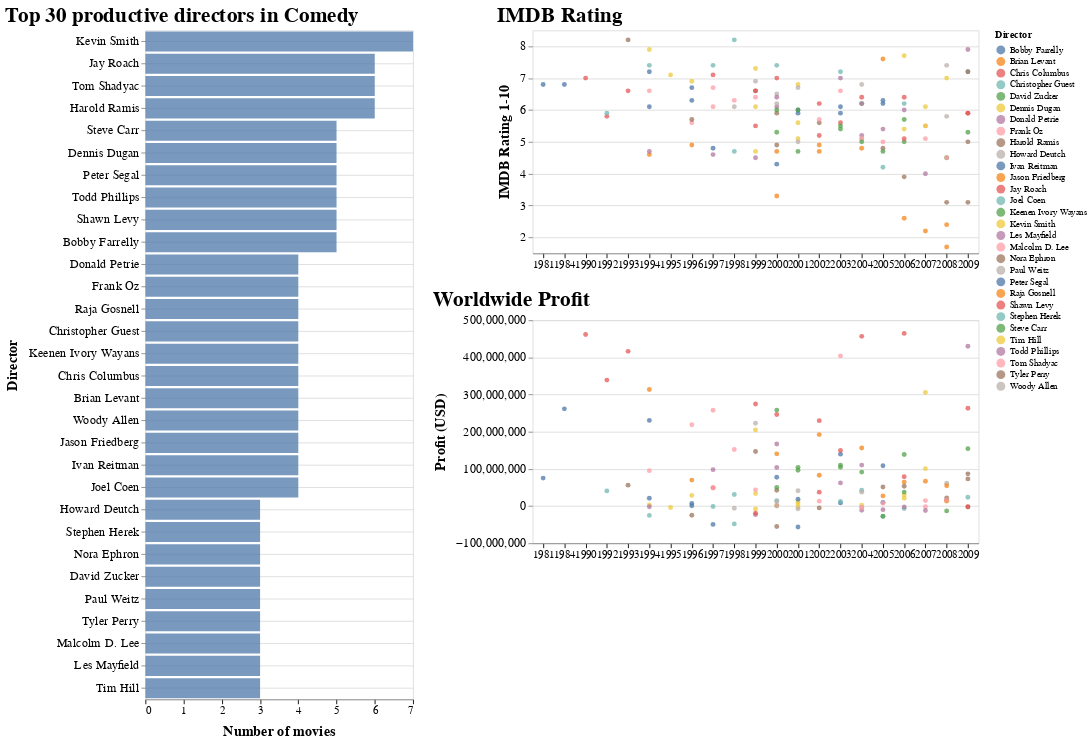

Notebook code for this chart:
### Code cell
make_text_plot2(genre = 'Comedy', year = (1933, 2010))

### Figure 1 — Vega-Lite specification as saved in the notebook (floating-point values rounded to 4 significant figures)
{"$schema": "https://vega.github.io/schema/vega-lite/v3.4.0.json", "config": {"axisX": {"domain": true, "domainWidth": 1, "grid": false, "gridColor": "#DEDDDD", "labelAngle": 0, "labelFont": "Arial", "labelFontSize": 12, "tickColor": "#000000", "tickSize": 5, "title": "X Axis Title (units)", "titleFont": "Arial", "titleFontSize": 16, "titlePadding": 10}, "axisY": {"domain": false, "grid": true, "gridColor": "#DEDDDD", "gridWidth": 1, "labelAngle": 0, "labelFont": "Arial", "labelFontSize": 14, "title": "Y Axis Title (units)", "titleFont": "Arial", "titleFontSize": 16, "titlePadding": 10}, "title": {"anchor": "start", "font": "Arial", "fontColor": "#000000", "fontSize": 24}, "view": {"height": 300, "width": 400}}, "datasets": {"data-90e56c51c5004c311c907a353644c1c8": [{"Count": 6, "Director": "Tom Shadyac", "IMDB_Rating": 6.6, "MPAA_Rating": "PG-13", "Major_Genre": "Comedy", "Profit": 95217396, "Title": "Ace Ventura: Pet Detective", "Year": 1994}, {"Count": 6, "Director": "Tom Shadyac", "IMDB_Rating": 5.6, "MPAA_Rating": "PG-13", "Major_Genre": "Comedy", "Profit": 218814019, "Title": "The Nutty Professor", "Year": 1996}, {"Count": 6, "Director": "Tom Shadyac", "IMDB_Rating": 5.5, "MPAA_Rating": "PG", "Major_Genre": "Comedy", "Profit": -1780720, "Title": "Evan Almighty", "Year": 2007}, {"Count": 6, "Director": "Tom Shadyac", "IMDB_Rating": 6.6, "MPAA_Rating": "PG-13", "Major_Genre": "Comedy", "Profit": 404004995, "Title": "Bruce Almighty", "Year": 2003}, {"Count": 6, "Director": "Tom Shadyac", "IMDB_Rating": 6.7, "MPAA_Rating": "PG-13", "Major_Genre": "Comedy", "Profit": 257710615, "Title": "Liar Liar", "Year": 1997}, {"Count": 6, "Director": "Tom Shadyac", "IMDB_Rating": 6.3, "MPAA_Rating": "PG-13", "Major_Genre": "Comedy", "Profit": 152200000, "Title": "Patch Adams", "Year": 1998}, {"Count": 7, "Director": "Kevin Smith", "IMDB_Rating": 7.9, "MPAA_Rating": "R", "Major_Genre": "Comedy", "Profit": 3046428, "Title": "Clerks", "Year": 1994}, {"Count": 7, "Director": "Kevin Smith", "IMDB_Rating": 7.1, "MPAA_Rating": "R", "Major_Genre": "Comedy", "Profit": -3991633, "Title": "Mallrats", "Year": 1995}, {"Count": 7, "Director": "Kevin Smith", "IMDB_Rating": 7.7, "MPAA_Rating": "R", "Major_Genre": "Comedy", "Profit": 20894473, "Title": "Clerks II", "Year": 2006}, {"Count": 7, "Director": "Kevin Smith", "IMDB_Rating": 7.3, "MPAA_Rating": "R", "Major_Genre": "Comedy", "Profit": 33948865, "Title": "Dogma", "Year": 1999}, {"Count": 7, "Director": "Kevin Smith", "IMDB_Rating": 6.2, "MPAA_Rating": "PG-13", "Major_Genre": "Comedy", "Profit": 2066129, "Title": "Jersey Girl", "Year": 2004}, {"Count": 7, "Director": "Kevin Smith", "IMDB_Rating": 6.8, "MPAA_Rating": "R", "Major_Genre": "Comedy", "Profit": 11762400, "Title": "Jay and Silent Bob Strike Back", "Year": 2001}, {"Count": 7, "Director": "Kevin Smith", "IMDB_Rating": 7, "MPAA_Rating": "R", "Major_Genre": "Comedy", "Profit": 12851125, "Title": "Zack and Miri Make a Porno", "Year": 2008}, {"Count": 5, "Director": "Bobby Farrelly", "IMDB_Rating": 7.2, "MPAA_Rating": "PG-13", "Major_Genre": "Comedy", "Profit": 230400000, "Title": "Dumb & Dumber", "Year": 1994}, {"Count": 5, "Director": "Bobby Farrelly", "IMDB_Rating": 6.7, "MPAA_Rating": "R", "Major_Genre": "Comedy", "Profit": 7223424, "Title": "Kingpin", "Year": 1996}, {"Count": 5, "Director": "Bobby Farrelly", "IMDB_Rating": 6.3, "MPAA_Rating": "PG-13", "Major_Genre": "Comedy", "Profit": 10071069, "Title": "Fever Pitch", "Year": 2005}, {"Count": 5, "Director": "Bobby Farrelly", "IMDB_Rating": 6, "MPAA_Rating": "PG", "Major_Genre": "Comedy", "Profit": -56403089, "Title": "Osmosis Jones", "Year": 2001}, {"Count": 5, "Director": "Bobby Farrelly", "IMDB_Rating": 5.9, "MPAA_Rating": "PG-13", "Major_Genre": "Comedy", "Profit": 8537164, "Title": "Stuck On You", "Year": 2003}, {"Count": 4, "Director": "Brian Levant", "IMDB_Rating": 4.6, "MPAA_Rating": "PG", "Major_Genre": "Comedy", "Profit": 313500000, "Title": "The Flintstones", "Year": 1994}, {"Count": 4, "Director": "Brian Levant", "IMDB_Rating": 4.9, "MPAA_Rating": "PG", "Major_Genre": "Comedy", "Profit": 69832389, "Title": "Jingle All the Way", "Year": 1996}, {"Count": 4, "Director": "Brian Levant", "IMDB_Rating": 4.9, "MPAA_Rating": "PG", "Major_Genre": "Comedy", "Profit": 83010692, "Title": "Snow Dogs", "Year": 2002}, {"Count": 4, "Director": "Brian Levant", "IMDB_Rating": 3.3, "MPAA_Rating": "PG", "Major_Genre": "Comedy", "Profit": 1431365, "Title": "The Flintstones in Viva Rock Vegas", "Year": 2000}, {"Count": 4, "Director": "Ivan Reitman", "IMDB_Rating": 6.8, "MPAA_Rating": "PG", "Major_Genre": "Comedy", "Profit": 261632124, "Title": "Ghostbusters", "Year": 1984}, {"Count": 4, "Director": "Ivan Reitman", "IMDB_Rating": 6.8, "MPAA_Rating": "R", "Major_Genre": "Comedy", "Profit": 75300000, "Title": "Stripes", "Year": 1981}, {"Count": 4, "Director": "Ivan Reitman", "IMDB_Rating": 5.9, "MPAA_Rating": "PG-13", "Major_Genre": "Comedy", "Profit": 18341932, "Title": "Evolution", "Year": 2001}, {"Count": 4, "Director": "Ivan Reitman", "IMDB_Rating": 4.8, "MPAA_Rating": "PG-13", "Major_Genre": "Comedy", "Profit": -49318920, "Title": "Father's Day", "Year": 1997}, {"Count": 6, "Director": "Harold Ramis", "IMDB_Rating": 8.2, "MPAA_Rating": "PG", "Major_Genre": "Comedy", "Profit": 56306973, "Title": "Groundhog Day", "Year": 1993}, {"Count": 6, "Director": "Harold Ramis", "IMDB_Rating": 5.7, "MPAA_Rating": "PG-13", "Major_Genre": "Comedy", "Profit": -24866674, "Title": "Multiplicity", "Year": 1996}, {"Count": 6, "Director": "Harold Ramis", "IMDB_Rating": 5.6, "MPAA_Rating": "R", "Major_Genre": "Comedy", "Profit": -5005243, "Title": "Analyze That", "Year": 2002}, {"Count": 6, "Director": "Harold Ramis", "IMDB_Rating": 6.6, "MPAA_Rating": "R", "Major_Genre": "Comedy", "Profit": 146885658, "Title": "Analyze This", "Year": 1999}, {"Count": 6, "Director": "Harold Ramis", "IMDB_Rating": 5.9, "MPAA_Rating": "PG-13", "Major_Genre": "Comedy", "Profit": 42376224, "Title": "Bedazzled", "Year": 2000}, {"Count": 6, "Director": "Harold Ramis", "IMDB_Rating": 5, "MPAA_Rating": "PG-13", "Major_Genre": "Comedy", "Profit": -2395277, "Title": "Year One", "Year": 2009}, {"Count": 4, "Director": "Chris Columbus", "IMDB_Rating": 5.8, "MPAA_Rating": "PG", "Major_Genre": "Comedy", "Profit": 338994850, "Title": "Home Alone 2: Lost in New York", "Year": 1992}, {"Count": 4, "Director": "Chris Columbus", "IMDB_Rating": 7, "MPAA_Rating": "PG", "Major_Genre": "Comedy", "Profit": 461684675, "Title": "Home Alone", "Year": 1990}, {"Count": 4, "Director": "Chris Columbus", "IMDB_Rating": 6.6, "MPAA_Rating": "PG-13", "Major_Genre": "Comedy", "Profit": 416286003, "Title": "Mrs. Doubtfire", "Year": 1993}, {"Count": 4, "Director": "Chris Columbus", "IMDB_Rating": 5.9, "MPAA_Rating": "PG-13", "Major_Genre": "Comedy", "Profit": -1617462, "Title": "I Love You, Beth Cooper", "Year": 2009}, {"Count": 5, "Director": "Dennis Dugan", "IMDB_Rating": 6.9, "MPAA_Rating": "PG-13", "Major_Genre": "Comedy", "Profit": 28623460, "Title": "Happy Gilmore", "Year": 1996}, {"Count": 5, "Director": "Dennis Dugan", "IMDB_Rating": 4.7, "MPAA_Rating": "PG-13", "Major_Genre": "Comedy", "Profit": 204779795, "Title": "Big Daddy", "Year": 1999}, {"Count": 5, "Director": "Dennis Dugan", "IMDB_Rating": 5.4, "MPAA_Rating": "PG-13", "Major_Genre": "Comedy", "Profit": 29843754, "Title": "The Benchwarmers", "Year": 2006}, {"Count": 5, "Director": "Dennis Dugan", "IMDB_Rating": 6.1, "MPAA_Rating": "PG-13", "Major_Genre": "Comedy", "Profit": 100708462, "Title": "I Now Pronounce You Chuck and Larry", "Year": 2007}, {"Count": 5, "Director": "Dennis Dugan", "IMDB_Rating": 5.6, "MPAA_Rating": "R", "Major_Genre": "Comedy", "Profit": -2648431, "Title": "Saving Silverman", "Year": 2001}, {"Count": 4, "Director": "Joel Coen", "IMDB_Rating": 7.4, "MPAA_Rating": "PG", "Major_Genre": "Comedy", "Profit": -25061851, "Title": "The Hudsucker Proxy", "Year": 1994}, {"Count": 4, "Director": "Joel Coen", "IMDB_Rating": 7.2, "MPAA_Rating": "R", "Major_Genre": "Comedy", "Profit": 23710147, "Title": "A Serious Man", "Year": 2009}, {"Count": 4, "Director": "Joel Coen", "IMDB_Rating": 8.2, "MPAA_Rating": "R", "Major_Genre": "Comedy", "Profit": 31189568, "Title": "The Big Lebowski", "Year": 1998}, {"Count": 4, "Director": "Joel Coen", "IMDB_Rating": 6.2, "MPAA_Rating": "R", "Major_Genre": "Comedy", "Profit": 42692139, "Title": "The Ladykillers", "Year": 2004}, {"Count": 3, "Director": "Stephen Herek", "IMDB_Rating": 5.9, "MPAA_Rating": "PG", "Major_Genre": "Comedy", "Profit": 40752337, "Title": "The Mighty Ducks", "Year": 1992}, {"Count": 3, "Director": "Stephen Herek", "IMDB_Rating": 4.7, "MPAA_Rating": "PG", "Major_Genre": "Comedy", "Profit": -47930281, "Title": "Holy Man", "Year": 1998}, {"Count": 3, "Director": "Stephen Herek", "IMDB_Rating": 4.2, "MPAA_Rating": "PG-13", "Major_Genre": "Comedy", "Profit": -27900294, "Title": "Man of the House", "Year": 2005}, {"Count": 5, "Director": "Peter Segal", "IMDB_Rating": 6.1, "MPAA_Rating": "PG-13", "Major_Genre": "Comedy", "Profit": 21041856, "Title": "Naked Gun 33 1/3: The Final Insult", "Year": 1994}, {"Count": 5, "Director": "Peter Segal", "IMDB_Rating": 6.1, "MPAA_Rating": "PG-13", "Major_Genre": "Comedy", "Profit": 139660942, "Title": "Anger Management", "Year": 2003}, {"Count": 5, "Director": "Peter Segal", "IMDB_Rating": 6.2, "MPAA_Rating": "PG-13", "Major_Genre": "Comedy", "Profit": 108320568, "Title": "The Longest Yard", "Year": 2005}, {"Count": 5, "Director": "Peter Segal", "IMDB_Rating": 6.3, "MPAA_Rating": "PG-13", "Major_Genre": "Comedy", "Profit": 831846, "Title": "My Fellow Americans", "Year": 1996}, {"Count": 5, "Director": "Peter Segal", "IMDB_Rating": 4.3, "MPAA_Rating": "PG-13", "Major_Genre": "Comedy", "Profit": 77600000, "Title": "Nutty Professor II: The Klumps", "Year": 2000}, {"Count": 4, "Director": "Donald Petrie", "IMDB_Rating": 4.7, "MPAA_Rating": "PG", "Major_Genre": "Comedy", "Profit": -1912244, "Title": "Ri¢hie Ri¢h", "Year": 1994}, {"Count": 4, "Director": "Donald Petrie", "IMDB_Rating": 6.1, "MPAA_Rating": "PG-13", "Major_Genre": "Comedy", "Profit": 167100000, "Title": "Miss Congeniality", "Year": 2000}, {"Count": 4, "Director": "Donald Petrie", "IMDB_Rating": 5.2, "MPAA_Rating": "PG-13", "Major_Genre": "Comedy", "Profit": -11530572, "Title": "Welcome to Mooseport", "Year": 2004}, {"Count": 4, "Director": "Donald Petrie", "IMDB_Rating": 4.5, "MPAA_Rating": "PG", "Major_Genre": "Comedy", "Profit": -23149899, "Title": "My Favorite Martian", "Year": 1999}, {"Count": 4, "Director": "Christopher Guest", "IMDB_Rating": 7.4, "MPAA_Rating": "R", "Major_Genre": "Comedy", "Profit": -1077012, "Title": "Waiting for Guffman", "Year": 1997}, {"Count": 4, "Director": "Christopher Guest", "IMDB_Rating": 7.4, "MPAA_Rating": "PG-13", "Major_Genre": "Comedy", "Profit": 14695413, "Title": "Best in Show", "Year": 2000}, {"Count": 4, "Director": "Christopher Guest", "IMDB_Rating": 6.2, "MPAA_Rating": "PG-13", "Major_Genre": "Comedy", "Profit": -6450077, "Title": "For Your Consideration", "Year": 2006}, {"Count": 4, "Director": "Christopher Guest", "IMDB_Rating": 7.2, "MPAA_Rating": "PG-13", "Major_Genre": "Comedy", "Profit": 12552708, "Title": "A Mighty Wind", "Year": 2003}, {"Count": 3, "Director": "Howard Deutch", "IMDB_Rating": 5.1, "MPAA_Rating": "PG-13", "Major_Genre": "Comedy", "Profit": -3676031, "Title": "The Whole Ten Yards", "Year": 2004}, {"Count": 3, "Director": "Howard Deutch", "IMDB_Rating": 5.8, "MPAA_Rating": "R", "Major_Genre": "Comedy", "Profit": 14787111, "Title": "My Best Friend's Girl", "Year": 2008}, {"Count": 3, "Director": "Howard Deutch", "IMDB_Rating": 6.2, "MPAA_Rating": "PG-13", "Major_Genre": "Comedy", "Profit": 54511, "Title": "The Replacements", "Year": 2000}, {"Count": 3, "Director": "Tim Hill", "IMDB_Rating": 5.5, "MPAA_Rating": "PG", "Major_Genre": "Comedy", "Profit": 305578644, "Title": "Alvin and the Chipmunks", "Year": 2007}, {"Count": 3, "Director": "Tim Hill", "IMDB_Rating": 5.1, "MPAA_Rating": "PG", "Major_Genre": "Comedy", "Profit": 5292381, "Title": "Max Keeble's Big Move", "Year": 2001}, {"Count": 3, "Director": "Tim Hill", "IMDB_Rating": 6.1, "MPAA_Rating": "G", "Major_Genre": "Comedy", "Profit": -7695214, "Title": "Muppets From Space", "Year": 1999}, {"Count": 3, "Director": "David Zucker", "IMDB_Rating": 4.5, "MPAA_Rating": "PG-13", "Major_Genre": "Comedy", "Profit": -12986809, "Title": "An American Carol", "Year": 2008}, {"Count": 3, "Director": "David Zucker", "IMDB_Rating": 5.4, "MPAA_Rating": "PG-13", "Major_Genre": "Comedy", "Profit": 110200000, "Title": "Scary Movie 3", "Year": 2003}, {"Count": 3, "Director": "David Zucker", "IMDB_Rating": 5, "MPAA_Rating": "PG-13", "Major_Genre": "Comedy", "Profit": 138710620, "Title": "Scary Movie 4", "Year": 2006}, {"Count": 3, "Director": "Paul Weitz", "IMDB_Rating": 6.9, "MPAA_Rating": "R", "Major_Genre": "Comedy", "Profit": 222800000, "Title": "American Pie", "Year": 1999}, {"Count": 3, "Director": "Paul Weitz", "IMDB_Rating": 5, "MPAA_Rating": "PG-13", "Major_Genre": "Comedy", "Profit": 41172251, "Title": "Down to Earth", "Year": 2001}, {"Count": 3, "Director": "Paul Weitz", "IMDB_Rating": 6.8, "MPAA_Rating": "PG-13", "Major_Genre": "Comedy", "Profit": 37489752, "Title": "In Good Company", "Year": 2004}, {"Count": 6, "Director": "Jay Roach", "IMDB_Rating": 6.6, "MPAA_Rating": "PG-13", "Major_Genre": "Comedy", "Profit": 274600000, "Title": "Austin Powers: The Spy Who Shagged Me", "Year": 1999}, {"Count": 6, "Director": "Jay Roach", "IMDB_Rating": 6.2, "MPAA_Rating": "PG-13", "Major_Genre": "Comedy", "Profit": 229738626, "Title": "Austin Powers in Goldmember", "Year": 2002}, {"Count": 6, "Director": "Jay Roach", "IMDB_Rating": 7.1, "MPAA_Rating": "PG-13", "Major_Genre": "Comedy", "Profit": 49683989, "Title": "Austin Powers: International Man of Mystery", "Year": 1997}, {"Count": 6, "Director": "Jay Roach", "IMDB_Rating": 6.4, "MPAA_Rating": "PG-13", "Major_Genre": "Comedy", "Profit": 456567575, "Title": "Meet the Fockers", "Year": 2004}, {"Count": 6, "Director": "Jay Roach", "IMDB_Rating": 7, "MPAA_Rating": "PG-13", "Major_Genre": "Comedy", "Profit": 246500000, "Title": "Meet the Parents", "Year": 2000}, {"Count": 6, "Director": "Jay Roach", "IMDB_Rating": 5.5, "MPAA_Rating": "R", "Major_Genre": "Comedy", "Profit": -19108377, "Title": "Mystery, Alaska", "Year": 1999}, {"Count": 5, "Director": "Shawn Levy", "IMDB_Rating": 5.2, "MPAA_Rating": "PG", "Major_Genre": "Comedy", "Profit": 37375275, "Title": "Big Fat Liar", "Year": 2002}, {"Count": 5, "Director": "Shawn Levy", "IMDB_Rating": 5.6, "MPAA_Rating": "PG", "Major_Genre": "Comedy", "Profit": 149714544, "Title": "Cheaper by the Dozen", "Year": 2003}, {"Count": 5, "Director": "Shawn Levy", "IMDB_Rating": 6.4, "MPAA_Rating": "PG", "Major_Genre": "Comedy", "Profit": 464480841, "Title": "Night at the Museum", "Year": 2006}, {"Count": 5, "Director": "Shawn Levy", "IMDB_Rating": 5.9, "MPAA_Rating": "PG", "Major_Genre": "Comedy", "Profit": 263054631, "Title": "Night at the Museum: Battle of the Smithsonian", "Year": 2009}, {"Count": 5, "Director": "Shawn Levy", "IMDB_Rating": 5.1, "MPAA_Rating": "PG", "Major_Genre": "Comedy", "Profit": 78926474, "Title": "The Pink Panther", "Year": 2006}, {"Count": 4, "Director": "Raja Gosnell", "IMDB_Rating": 4.7, "MPAA_Rating": "PG-13", "Major_Genre": "Comedy", "Profit": 140559438, "Title": "Big Momma's House", "Year": 2000}, {"Count": 4, "Director": "Raja Gosnell", "IMDB_Rating": 4.8, "MPAA_Rating": "PG", "Major_Genre": "Comedy", "Profit": 156185387, "Title": "Scooby-Doo 2: Monsters Unleashed", "Year": 2004}, {"Count": 4, "Director": "Raja Gosnell", "IMDB_Rating": 4.7, "MPAA_Rating": "PG", "Major_Genre": "Comedy", "Profit": 192294164, "Title": "Scooby-Doo", "Year": 2002}, {"Count": 4, "Director": "Raja Gosnell", "IMDB_Rating": 7.6, "MPAA_Rating": "PG", "Major_Genre": "Comedy", "Profit": 27359917, "Title": "Yours, Mine and Ours", "Year": 2005}, {"Count": 4, "Director": "Frank Oz", "IMDB_Rating": 6.4, "MPAA_Rating": "PG-13", "Major_Genre": "Comedy", "Profit": 43699769, "Title": "Bowfinger", "Year": 1999}, {"Count": 4, "Director": "Frank Oz", "IMDB_Rating": 5.1, "MPAA_Rating": "R", "Major_Genre": "Comedy", "Profit": 14743644, "Title": "Death at a Funeral", "Year": 2007}, {"Count": 4, "Director": "Frank Oz", "IMDB_Rating": 6.1, "MPAA_Rating": "PG-13", "Major_Genre": "Comedy", "Profit": 48226569, "Title": "In & Out", "Year": 1997}, {"Count": 4, "Director": "Frank Oz", "IMDB_Rating": 5.1, "MPAA_Rating": "PG-13", "Major_Genre": "Comedy", "Profit": -3778029, "Title": "The Stepford Wives", "Year": 2004}, {"Count": 3, "Director": "Nora Ephron", "IMDB_Rating": 4.8, "MPAA_Rating": "PG-13", "Major_Genre": "Comedy", "Profit": 51413159, "Title": "Bewitched", "Year": 2005}, {"Count": 3, "Director": "Nora Ephron", "IMDB_Rating": 7.2, "MPAA_Rating": "PG-13", "Major_Genre": "Comedy", "Profit": 86646119, "Title": "Julie & Julia", "Year": 2009}, {"Count": 3, "Director": "Nora Ephron", "IMDB_Rating": 4.9, "MPAA_Rating": "R", "Major_Genre": "Comedy", "Profit": -54985766, "Title": "Lucky Numbers", "Year": 2000}, {"Count": 4, "Director": "Woody Allen", "IMDB_Rating": 6.1, "MPAA_Rating": "R", "Major_Genre": "Comedy", "Profit": -5800000, "Title": "Celebrity", "Year": 1998}, {"Count": 4, "Director": "Woody Allen", "IMDB_Rating": 6.7, "MPAA_Rating": "PG-13", "Major_Genre": "Comedy", "Profit": -7503478, "Title": "The Curse of the Jade Scorpion", "Year": 2001}, {"Count": 4, "Director": "Woody Allen", "IMDB_Rating": 7.4, "MPAA_Rating": "PG-13", "Major_Genre": "Comedy", "Profit": 61213577, "Title": "Vicky Cristina Barcelona", "Year": 2008}, {"Count": 4, "Director": "Woody Allen", "IMDB_Rating": 6.5, "MPAA_Rating": "PG", "Major_Genre": "Comedy", "Profit": 11934477, "Title": "Small Time Crooks", "Year": 2000}, {"Count": 3, "Director": "Les Mayfield", "IMDB_Rating": 4, "MPAA_Rating": "PG-13", "Major_Genre": "Comedy", "Profit": -11864976, "Title": "Code Name: The Cleaner", "Year": 2007}, {"Count": 3, "Director": "Les Mayfield", "IMDB_Rating": 4.6, "MPAA_Rating": "PG", "Major_Genre": "Comedy", "Profit": 97993801, "Title": "Flubber", "Year": 1997}, {"Count": 3, "Director": "Les Mayfield", "IMDB_Rating": 5.4, "MPAA_Rating": "PG-13", "Major_Genre": "Comedy", "Profit": -9606304, "Title": "The Man", "Year": 2005}, {"Count": 5, "Director": "Steve Carr", "IMDB_Rating": 5.5, "MPAA_Rating": "PG", "Major_Genre": "Comedy", "Profit": 104285587, "Title": "Daddy Day Care", "Year": 2003}, {"Count": 5, "Director": "Steve Carr", "IMDB_Rating": 6, "MPAA_Rating": "PG", "Major_Genre": "Comedy", "Profit": 104101721, "Title": "Doctor Dolittle 2", "Year": 2001}, {"Count": 5, "Director": "Steve Carr", "IMDB_Rating": 5.3, "MPAA_Rating": "R", "Major_Genre": "Comedy", "Profit": 50175307, "Title": "Next Friday", "Year": 2000}, {"Count": 5, "Director": "Steve Carr", "IMDB_Rating": 5.3, "MPAA_Rating": "PG", "Major_Genre": "Comedy", "Profit": 154449670, "Title": "Paul Blart: Mall Cop", "Year": 2009}, {"Count": 5, "Director": "Steve Carr", "IMDB_Rating": 4.7, "MPAA_Rating": "PG", "Major_Genre": "Comedy", "Profit": -27507986, "Title": "Rebound", "Year": 2005}, {"Count": 4, "Director": "Jason Friedberg", "IMDB_Rating": 2.6, "MPAA_Rating": "PG-13", "Major_Genre": "Comedy", "Profit": 64548426, "Title": "Date Movie", "Year": 2006}, {"Count": 4, "Director": "Jason Friedberg", "IMDB_Rating": 1.7, "MPAA_Rating": "PG-13", "Major_Genre": "Comedy", "Profit": 14690901, "Title": "Disaster Movie", "Year": 2008}, {"Count": 4, "Director": "Jason Friedberg", "IMDB_Rating": 2.2, "MPAA_Rating": "PG-13", "Major_Genre": "Comedy", "Profit": 66858578, "Title": "Epic Movie", "Year": 2007}, {"Count": 4, "Director": "Jason Friedberg", "IMDB_Rating": 2.4, "MPAA_Rating": "PG-13", "Major_Genre": "Comedy", "Profit": 54646831, "Title": "Meet the Spartans", "Year": 2008}, {"Count": 3, "Director": "Tyler Perry", "IMDB_Rating": 3.9, "MPAA_Rating": "PG-13", "Major_Genre": "Comedy", "Profit": 53308879, "Title": "Madea's Family Reunion", "Year": 2006}, {"Count": 3, "Director": "Tyler Perry", "IMDB_Rating": 3.1, "MPAA_Rating": "PG-13", "Major_Genre": "Comedy", "Profit": 21975388, "Title": "Meet the Browns", "Year": 2008}, {"Count": 3, "Director": "Tyler Perry", "IMDB_Rating": 3.1, "MPAA_Rating": "PG-13", "Major_Genre": "Comedy", "Profit": 73008336, "Title": "Madea Goes To Jail", "Year": 2009}, {"Count": 5, "Director": "Todd Phillips", "IMDB_Rating": 7.9, "MPAA_Rating": "R", "Major_Genre": "Comedy", "Profit": 430132119, "Title": "The Hangover", "Year": 2009}, {"Count": 5, "Director": "Todd Phillips", "IMDB_Rating": 6.2, "MPAA_Rating": "PG-13", "Major_Genre": "Comedy", "Profit": 110200225, "Title": "Starsky & Hutch", "Year": 2004}, {"Count": 5, "Director": "Todd Phillips", "IMDB_Rating": 7, "MPAA_Rating": "R", "Major_Genre": "Comedy", "Profit": 62325829, "Title": "Old School", "Year": 2003}, {"Count": 5, "Director": "Todd Phillips", "IMDB_Rating": 6.4, "MPAA_Rating": "R", "Major_Genre": "Comedy", "Profit": 103739110, "Title": "Road Trip", "Year": 2000}, {"Count": 5, "Director": "Todd Phillips", "IMDB_Rating": 6, "MPAA_Rating": "PG-13", "Major_Genre": "Comedy", "Profit": -2192431, "Title": "School for Scoundrels", "Year": 2006}, {"Count": 4, "Director": "Keenen Ivory Wayans", "IMDB_Rating": 5.7, "MPAA_Rating": "PG-13", "Major_Genre": "Comedy", "Profit": 37636047, "Title": "Little Man", "Year": 2006}, {"Count": 4, "Director": "Keenen Ivory Wayans", "IMDB_Rating": 4.7, "MPAA_Rating": "R", "Major_Genre": "Comedy", "Profit": 96189101, "Title": "Scary Movie 2", "Year": 2001}, {"Count": 4, "Director": "Keenen Ivory Wayans", "IMDB_Rating": 6, "MPAA_Rating": "R", "Major_Genre": "Comedy", "Profit": 258200000, "Title": "Scary Movie", "Year": 2000}, {"Count": 4, "Director": "Keenen Ivory Wayans", "IMDB_Rating": 5, "MPAA_Rating": "PG-13", "Major_Genre": "Comedy", "Profit": 91448997, "Title": "White Chicks", "Year": 2004}, {"Count": 3, "Director": "Malcolm D. Lee", "IMDB_Rating": 5, "MPAA_Rating": "PG-13", "Major_Genre": "Comedy", "Profit": 7500866, "Title": "Roll Bounce", "Year": 2005}, {"Count": 3, "Director": "Malcolm D. Lee", "IMDB_Rating": 5.7, "MPAA_Rating": "PG-13", "Major_Genre": "Comedy", "Profit": 13230435, "Title": "Undercover Brother", "Year": 2002}, {"Count": 3, "Director": "Malcolm D. Lee", "IMDB_Rating": 4.5, "MPAA_Rating": "PG-13", "Major_Genre": "Comedy", "Profit": 16107627, "Title": "Welcome Home Roscoe Jenkins", "Year": 2008}], "data-ac757487762b5f28f49e244ee39ae42f": [{"Count": 7, "Director": "Kevin Smith"}, {"Count": 6, "Director": "Jay Roach"}, {"Count": 6, "Director": "Tom Shadyac"}, {"Count": 6, "Director": "Harold Ramis"}, {"Count": 5, "Director": "Steve Carr"}, {"Count": 5, "Director": "Dennis Dugan"}, {"Count": 5, "Director": "Peter Segal"}, {"Count": 5, "Director": "Todd Phillips"}, {"Count": 5, "Director": "Shawn Levy"}, {"Count": 5, "Director": "Bobby Farrelly"}, {"Count": 4, "Director": "Donald Petrie"}, {"Count": 4, "Director": "Frank Oz"}, {"Count": 4, "Director": "Raja Gosnell"}, {"Count": 4, "Director": "Christopher Guest"}, {"Count": 4, "Director": "Keenen Ivory Wayans"}, {"Count": 4, "Director": "Chris Columbus"}, {"Count": 4, "Director": "Brian Levant"}, {"Count": 4, "Director": "Woody Allen"}, {"Count": 4, "Director": "Jason Friedberg"}, {"Count": 4, "Director": "Ivan Reitman"}, {"Count": 4, "Director": "Joel Coen"}, {"Count": 3, "Director": "Howard Deutch"}, {"Count": 3, "Director": "Stephen Herek"}, {"Count": 3, "Director": "Nora Ephron"}, {"Count": 3, "Director": "David Zucker"}, {"Count": 3, "Director": "Paul Weitz"}, {"Count": 3, "Director": "Tyler Perry"}, {"Count": 3, "Director": "Malcolm D. Lee"}, {"Count": 3, "Director": "Les Mayfield"}, {"Count": 3, "Director": "Tim Hill"}]}, "hconcat": [{"data": {"name": "data-ac757487762b5f28f49e244ee39ae42f"}, "encoding": {"opacity": {"condition": {"selection": "selector051", "value": 0.75}, "value": 0.05}, "x": {"field": "Count", "title": "Number of movies", "type": "quantitative"}, "y": {"field": "Director", "sort": {"field": "Count:Q", "order": "ascending"}, "title": "Director", "type": "nominal"}}, "height": 750, "mark": "bar", "selection": {"selector051": {"encodings": ["y"], "type": "multi"}}, "title": "Top 30 productive directors in Comedy", "width": 300}, {"data": {"name": "data-90e56c51c5004c311c907a353644c1c8"}, "vconcat": [{"vconcat": [{"encoding": {"color": {"field": "Director", "type": "nominal"}, "opacity": {"condition": {"selection": "selector051", "value": 0.75}, "value": 0.05}, "tooltip": [{"field": "Title", "type": "nominal"}, {"field": "Major_Genre", "type": "nominal"}, {"field": "Director", "type": "nominal"}, {"field": "IMDB_Rating", "type": "quantitative"}], "x": {"field": "Year", "type": "ordinal"}, "y": {"axis": {"title": "IMDB Rating 1-10"}, "field": "IMDB_Rating", "scale": {"zero": false}, "type": "quantitative"}}, "height": 250, "mark": "circle", "selection": {"selector053": {"bind": "scales", "encodings": ["x", "y"], "type": "interval"}}, "title": "IMDB Rating", "width": 500}, {"encoding": {"color": {"field": "Director", "type": "nominal"}, "opacity": {"condition": {"selection": "selector051", "value": 0.75}, "value": 0.05}, "tooltip": [{"field": "Title", "type": "nominal"}, {"field": "Major_Genre", "type": "nominal"}, {"field": "Director", "type": "nominal"}, {"field": "IMDB_Rating", "type": "quantitative"}], "x": {"field": "Year", "type": "ordinal"}, "y": {"axis": {"title": "Profit (USD)"}, "field": "Profit", "scale": {"zero": false}, "type": "quantitative"}}, "height": 250, "mark": "circle", "selection": {"selector054": {"bind": "scales", "encodings": ["x", "y"], "type": "interval"}}, "title": "Worldwide Profit", "width": 500}]}]}]}
